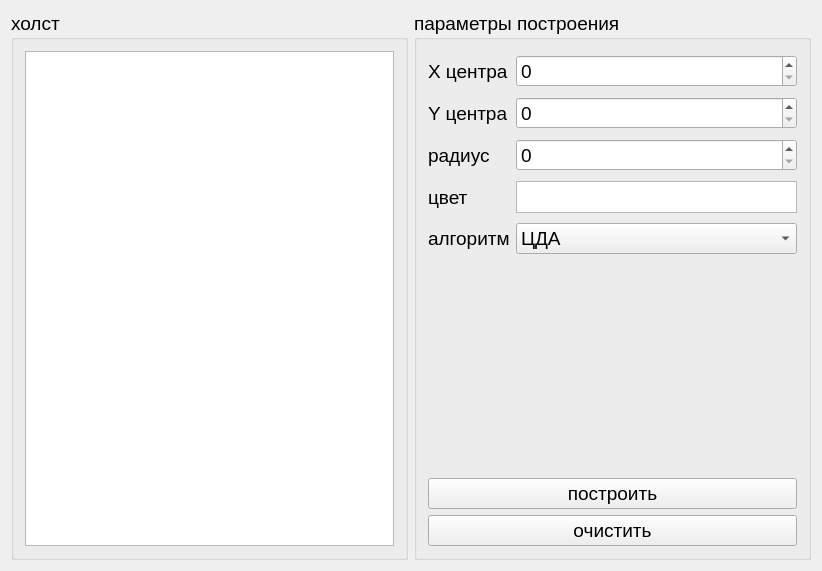
<?xml version="1.0" encoding="UTF-8"?>
<ui version="4.0">
 <class>CirclePage</class>
 <widget class="QWidget" name="CirclePage">
  <property name="geometry">
   <rect>
    <x>0</x>
    <y>0</y>
    <width>822</width>
    <height>571</height>
   </rect>
  </property>
  <property name="windowTitle">
   <string>EllipsePage</string>
  </property>
  <layout class="QHBoxLayout" name="horizontalLayout" stretch="8,2">
   <item>
    <widget class="QGroupBox" name="groupBox_5">
     <property name="font">
      <font>
       <pointsize>14</pointsize>
       <weight>50</weight>
       <bold>false</bold>
       <underline>false</underline>
       <kerning>true</kerning>
      </font>
     </property>
     <property name="title">
      <string>холст</string>
     </property>
     <property name="flat">
      <bool>false</bool>
     </property>
     <layout class="QGridLayout" name="gridLayout_5">
      <item row="0" column="0">
       <widget class="QGraphicsView" name="canvas">
        <property name="verticalScrollBarPolicy">
         <enum>Qt::ScrollBarAlwaysOff</enum>
        </property>
        <property name="horizontalScrollBarPolicy">
         <enum>Qt::ScrollBarAlwaysOff</enum>
        </property>
       </widget>
      </item>
     </layout>
    </widget>
   </item>
   <item>
    <widget class="QGroupBox" name="groupBox_4">
     <property name="font">
      <font>
       <pointsize>14</pointsize>
       <weight>50</weight>
       <bold>false</bold>
       <underline>false</underline>
       <kerning>true</kerning>
      </font>
     </property>
     <property name="title">
      <string>параметры построения</string>
     </property>
     <property name="flat">
      <bool>false</bool>
     </property>
     <layout class="QVBoxLayout" name="verticalLayout_5">
      <item>
       <layout class="QFormLayout" name="formLayout_4">
        <item row="0" column="0">
         <widget class="QLabel" name="label_12">
          <property name="text">
           <string>X центра</string>
          </property>
         </widget>
        </item>
        <item row="0" column="1">
         <widget class="QSpinBox" name="xInput">
          <property name="maximum">
           <number>1200</number>
          </property>
         </widget>
        </item>
        <item row="1" column="0">
         <widget class="QLabel" name="label_13">
          <property name="text">
           <string>Y центра</string>
          </property>
         </widget>
        </item>
        <item row="1" column="1">
         <widget class="QSpinBox" name="yInput">
          <property name="maximum">
           <number>900</number>
          </property>
         </widget>
        </item>
        <item row="2" column="0">
         <widget class="QLabel" name="label_14">
          <property name="text">
           <string>радиус</string>
          </property>
         </widget>
        </item>
        <item row="2" column="1">
         <widget class="QSpinBox" name="radiusInput">
          <property name="maximum">
           <number>1200</number>
          </property>
         </widget>
        </item>
        <item row="3" column="0">
         <widget class="QLabel" name="label_17">
          <property name="text">
           <string>цвет</string>
          </property>
         </widget>
        </item>
        <item row="3" column="1">
         <widget class="QGraphicsView" name="colorInput">
          <property name="sizePolicy">
           <sizepolicy hsizetype="Expanding" vsizetype="Expanding">
            <horstretch>0</horstretch>
            <verstretch>0</verstretch>
           </sizepolicy>
          </property>
          <property name="maximumSize">
           <size>
            <width>16777215</width>
            <height>32</height>
           </size>
          </property>
          <property name="font">
           <font>
            <pointsize>14</pointsize>
            <weight>50</weight>
            <bold>false</bold>
            <underline>false</underline>
            <kerning>true</kerning>
           </font>
          </property>
          <property name="focusPolicy">
           <enum>Qt::NoFocus</enum>
          </property>
          <property name="acceptDrops">
           <bool>false</bool>
          </property>
          <property name="verticalScrollBarPolicy">
           <enum>Qt::ScrollBarAlwaysOff</enum>
          </property>
          <property name="horizontalScrollBarPolicy">
           <enum>Qt::ScrollBarAlwaysOff</enum>
          </property>
          <property name="interactive">
           <bool>true</bool>
          </property>
         </widget>
        </item>
        <item row="4" column="0">
         <widget class="QLabel" name="label_16">
          <property name="text">
           <string>алгоритм</string>
          </property>
         </widget>
        </item>
        <item row="4" column="1">
         <widget class="QComboBox" name="algorithmInput">
          <item>
           <property name="text">
            <string>ЦДА</string>
           </property>
          </item>
          <item>
           <property name="text">
            <string>Брезенхэм действительный</string>
           </property>
          </item>
          <item>
           <property name="text">
            <string>Брезенхэм целочисленный</string>
           </property>
          </item>
          <item>
           <property name="text">
            <string>Брезенхэм с устранением</string>
           </property>
          </item>
          <item>
           <property name="text">
            <string>Библиотечный</string>
           </property>
          </item>
         </widget>
        </item>
       </layout>
      </item>
      <item>
       <spacer name="verticalSpacer_5">
        <property name="orientation">
         <enum>Qt::Vertical</enum>
        </property>
        <property name="sizeHint" stdset="0">
         <size>
          <width>20</width>
          <height>40</height>
         </size>
        </property>
       </spacer>
      </item>
      <item>
       <widget class="QPushButton" name="drawButton">
        <property name="text">
         <string>построить</string>
        </property>
       </widget>
      </item>
      <item>
       <widget class="QPushButton" name="clearButton">
        <property name="text">
         <string>очистить</string>
        </property>
       </widget>
      </item>
     </layout>
    </widget>
   </item>
  </layout>
 </widget>
 <layoutdefault spacing="6" margin="11"/>
 <resources/>
 <connections/>
</ui>
